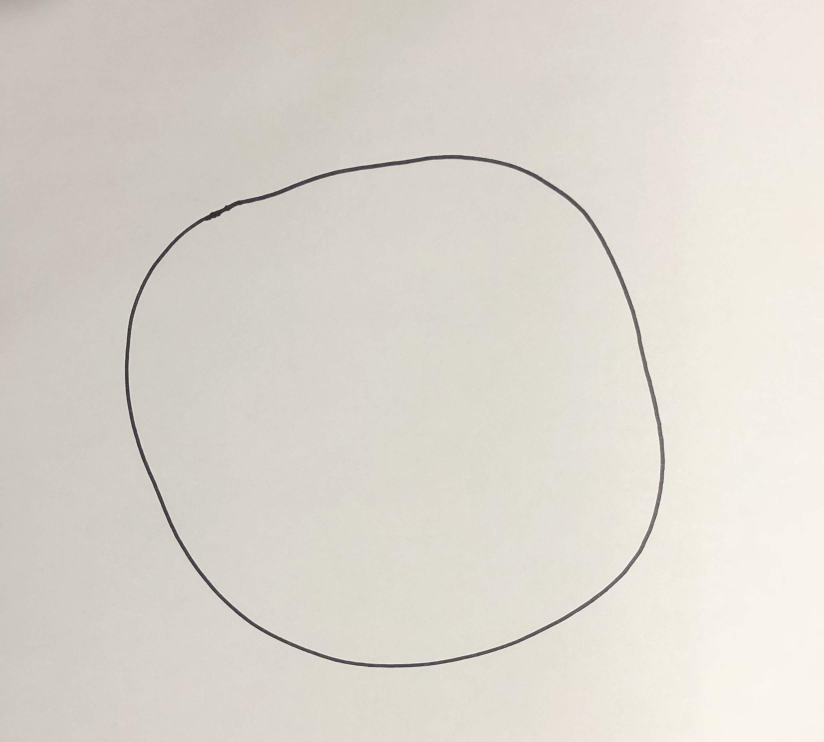
#> input picture IMG_0436.jpg, 2472 x 2226 px (shown at 1/3 size)
$ python -i master_script_mk.py   (imports and definitions only)   (older library calls are emulated)
#> lines starting #> are read from the running program, lines starting #| are printed output that depends on the picture; after the words box and inside, x2 and y2 are one past the last pixel; in counts of white or black regions, pixels touching at a corner belong together
#> further down, picture is the input picture: shape (2226, 2472, 3); mean B, G, R 207.4, 214.8, 219.8
from picamera.array import PiRGBArray
from picamera import PiCamera
import time
import cv2
import numpy as np
import socket               # Import socket module

# [1 line that did not run here, left out]
res_y = 640
res_x = 480
# [1 line that did not run here, left out]
# [1 line that did not run here, left out]
# [1 line that did not run here, left out]
# [1 line that did not run here, left out]
# [1 line that did not run here, left out]

# [1 line not run here, left out]

def getRobotContour(input):
    AMAZON_MIN = np.array([10, 50, 50], np.uint8)
    AMAZON_MAX = np.array([20, 255, 255], np.uint8) # HSV
    hsv_img = cv2.cvtColor(input,cv2.COLOR_BGR2HSV)
#> hsv_img: shape (2226, 2472, 3); mean H, S, V 18.4, 14.5, 219.8
    thresh = cv2.inRange(hsv_img, AMAZON_MIN, AMAZON_MAX)
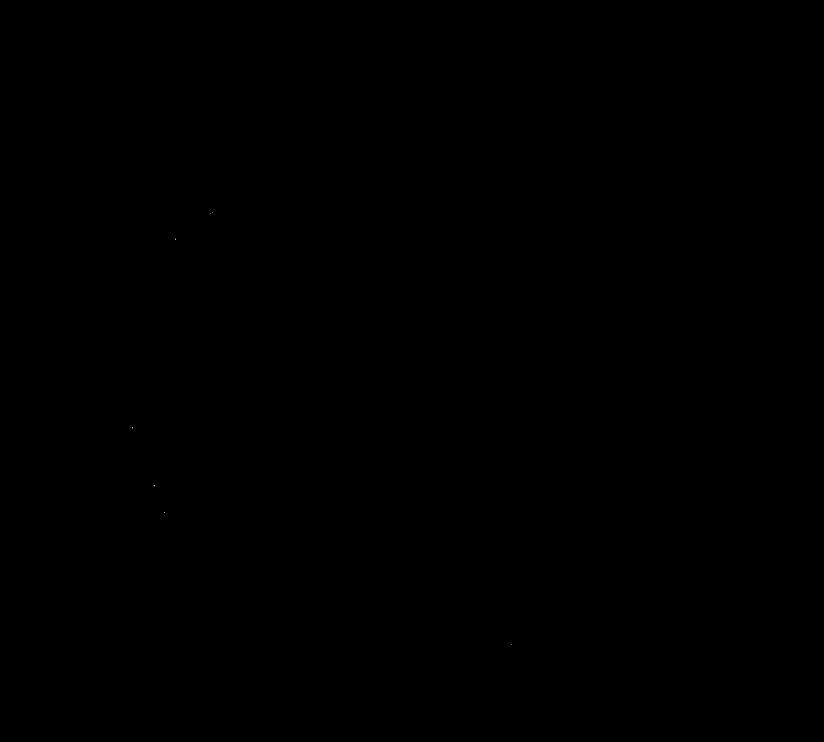
#> thresh: shape (2226, 2472) (shown at 1/3 size); 0% white in thin lines or dots, all inside (x1, y1, x2, y2) = (398, 638, 1536, 1935)
    _,contours, hierarchy = cv2.findContours(thresh, cv2.RETR_TREE, \
            cv2.CHAIN_APPROX_SIMPLE)
#> contours = 8 contours, all with area under 20
    # Get largest contour (by area)
    maxIndex = 0
    maxArea = 0
    for i in range(len(contours)):
        area = cv2.contourArea(contours[i])
        if area > maxArea:
            maxArea = area
            maxIndex = i
#> this loop made 8 passes
#> (area, maxArea, maxIndex) on pass 4: (0.5, 0.5, 3)
#> area on passes 1, 2, 3, 5, 6, 7: 0, 0, 0, 0, 0, 0
#> after the loop, maxArea = 0.5; maxIndex = 3
    #return max(contours, key = cv2.contourArea)
    return contours[maxIndex]

def drawContour(img, contour, color, thickness=8):
    cv2.drawContours(img, [contour], -1, color, thickness)

def close(img):
    kernel = np.ones((5, 5), np.uint8)
    return cv2.morphologyEx(img, cv2.MORPH_CLOSE, kernel)

# [20 lines left out: functions getDrawingContour, getDrawing, not called in this run]

def extract_image_contour():
    for frame in camera.capture_continuous(rawCapture, format="bgr", \
            use_video_port=True):
        image = frame.array
        crop_y = 170
        crop_lx = 150
        crop_rx = 120
        image = image[crop_y:res_y-crop_y, crop_lx:res_x-crop_rx]
        thresh = getDrawing(image)
        thresh = close(thresh)
        contour = getDrawingContour(thresh)
        print(contour.shape)
        resized = cv2.resize(thresh, (640, 480))
        crop_y = 50
        crop_lx = 140
        crop_rx = 20
        resized = resized[crop_y:res_y-crop_y, crop_lx:res_x-crop_rx]
        drawContour(image, contour, (0, 0, 255))
        #cv2.imshow("Frame", image)
        cv2.imwrite("drawing.jpg", image)
        return contour


# [92 lines left out: functions monitor_robot, create_conn, send_data, not called in this run]


# [1 line that did not run here, left out]
# [5 lines not run here, left out]

>>> import cv2
>>> picture = cv2.imread('IMG_0436.jpg')
>>> result = getRobotContour(picture)
#> result = [[462, 1456], [461, 1457], [462, 1457]]
